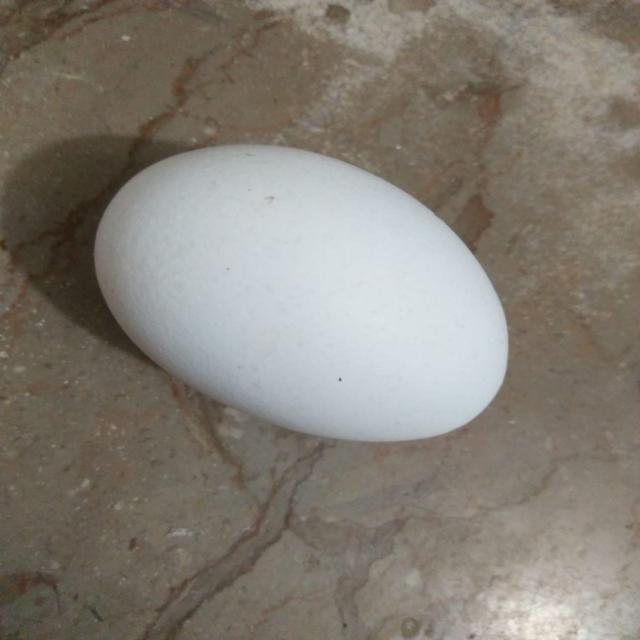
#> input picture Dataset/egg.v1i.folder/test/egg/not_damaged_101_jpg.rf.479d12a2b41a5ec6d718dcdabd14b0c9.jpg, 640 x 640 px
$ python -i task2_pixel_classifier.py   (imports and definitions only)   (older library calls are emulated)
#> lines starting #> are read from the running program, lines starting #| are printed output that depends on the picture
#> further down, picture is the input picture: shape (640, 640, 3); mean B, G, R 117.3, 126.4, 132.2
"""Train and evaluate a classical pixel classifier using Task 1 masks."""

from __future__ import annotations

import argparse
import csv
import hashlib
from pathlib import Path

import cv2
import numpy as np
from sklearn.ensemble import RandomForestClassifier

from task2_classical import (
    DEFAULT_MANIFEST,
    DEFAULT_REFERENCE_DIR,
    PROJECT_ROOT,
    calculate_metrics,
    make_comparison_overlay,
)


FEATURE_NAMES = ("Lab_L", "Lab_a", "Lab_b", "local_std", "gradient")


# [18 lines left out: functions parse_args, reference_path_for, not called in this run]


def feature_image(image_bgr: np.ndarray) -> np.ndarray:
    lab = cv2.cvtColor(image_bgr, cv2.COLOR_BGR2LAB).astype(np.float32) / 255.0
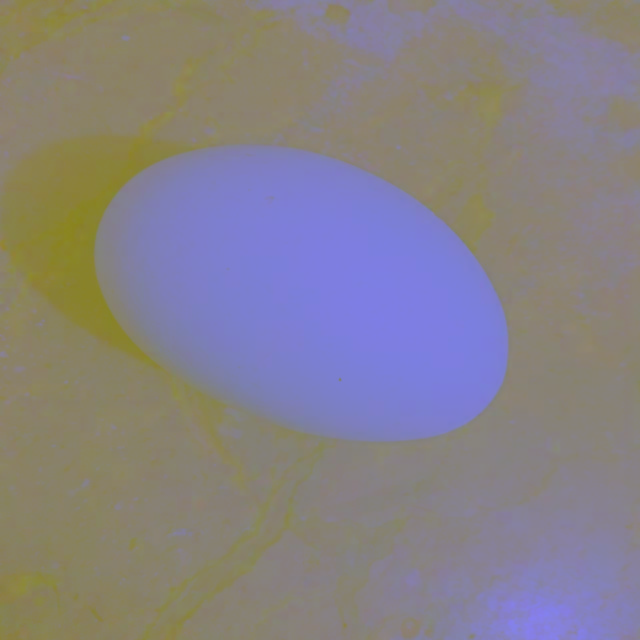
#> lab: shape (640, 640, 3) float32; mean B, G, R 0.527, 0.505, 0.526
    gray = cv2.cvtColor(image_bgr, cv2.COLOR_BGR2GRAY).astype(np.float32) / 255.0
    local_mean = cv2.boxFilter(gray, cv2.CV_32F, (9, 9))
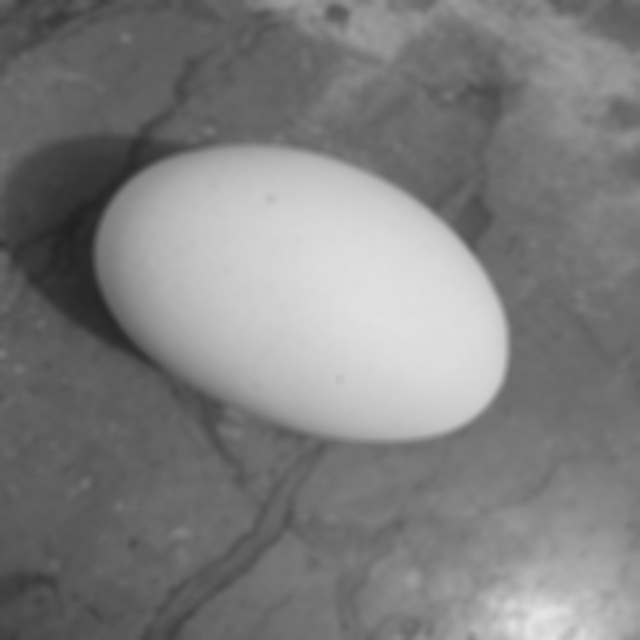
#> local_mean: shape (640, 640) float32; min 0.131, max 0.898, mean 0.498
    local_square_mean = cv2.boxFilter(gray * gray, cv2.CV_32F, (9, 9))
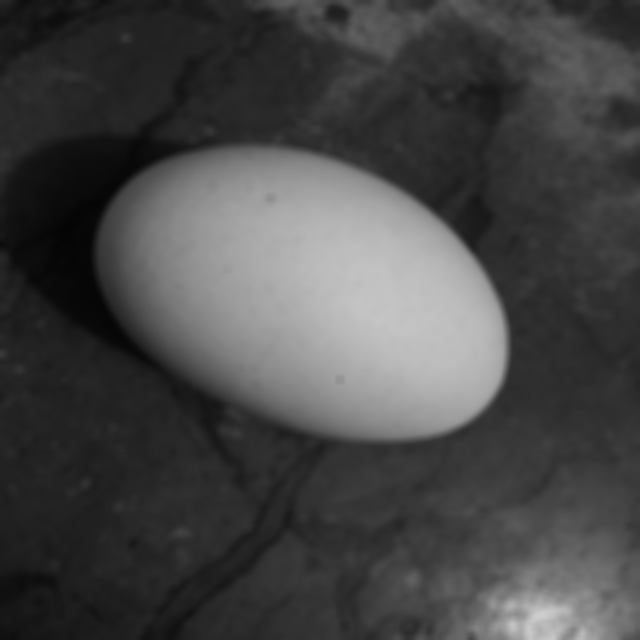
#> local_square_mean: shape (640, 640) float32; min 0.0172, max 0.807, mean 0.278
    local_std = np.sqrt(np.maximum(local_square_mean - local_mean * local_mean, 0.0))
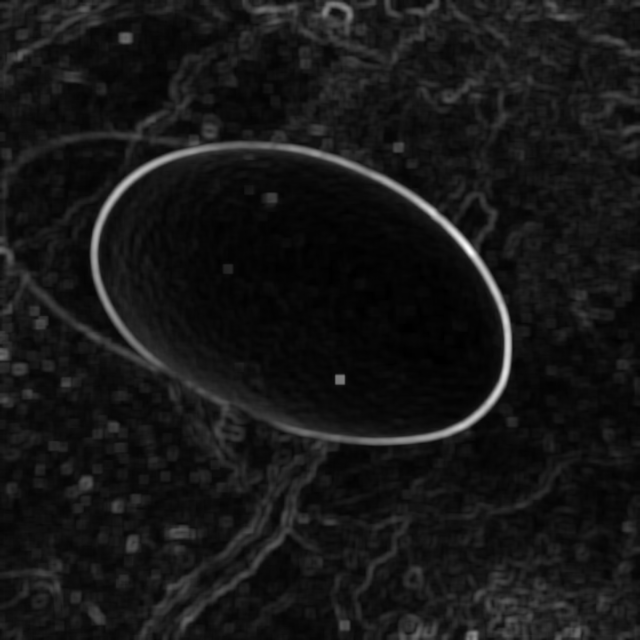
#> local_std: shape (640, 640) float32; min 0, max 0.182, mean 0.0164; drawn with min black and max white
    grad_x = cv2.Sobel(gray, cv2.CV_32F, 1, 0, ksize=3)
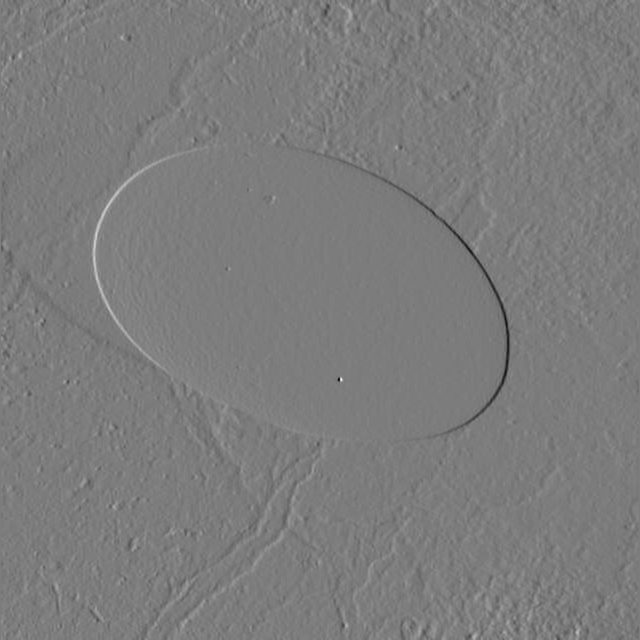
#> grad_x: shape (640, 640) float32; min -1.25, max 1.31, mean 0.00148; drawn with min black and max white
    grad_y = cv2.Sobel(gray, cv2.CV_32F, 0, 1, ksize=3)
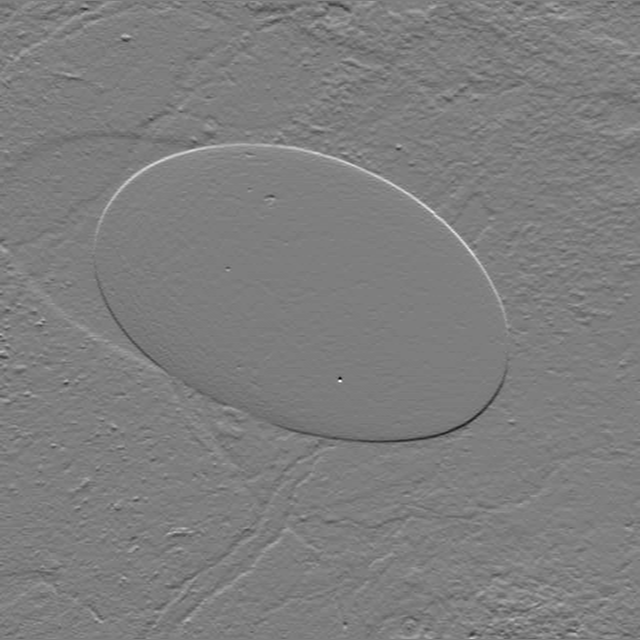
#> grad_y: shape (640, 640) float32; min -1.07, max 1.1, mean 0.000723; drawn with min black and max white
    gradient = cv2.magnitude(grad_x, grad_y)
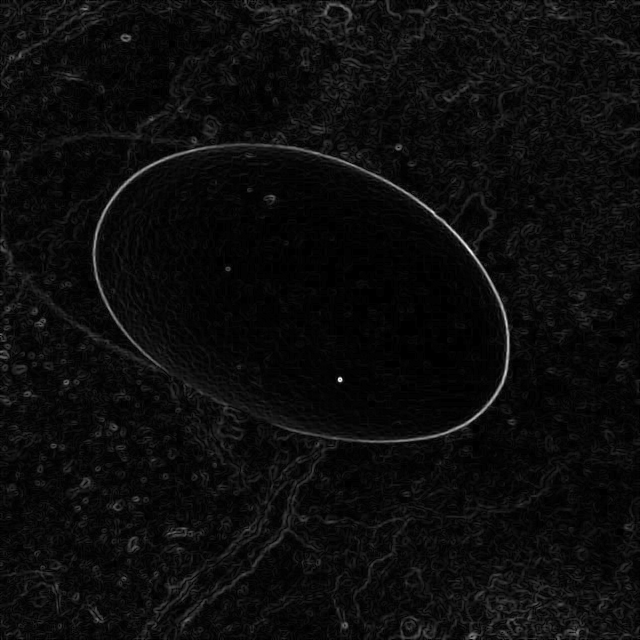
#> gradient: shape (640, 640) float32; min 0, max 1.33, mean 0.0653; drawn with min black and max white
    return np.dstack((lab, local_std, gradient)).astype(np.float32)


# [132 lines left out: functions split_dev_by_group, sample_training_pixels, fit_pixel_model, predict_mask, main, not called in this run]


# [2 lines not run here, left out]

>>> import cv2
>>> picture = cv2.imread('../Dataset/egg.v1i.folder/test/egg/not_damaged_101_jpg.rf.479d12a2b41a5ec6d718dcdabd14b0c9.jpg')
>>> result = feature_image(picture)

$ run again, on Dataset/egg.v1i.folder/test/egg/not_damaged_14_jpg.rf.dc96559078b03433d2b65e5055904af1.jpg
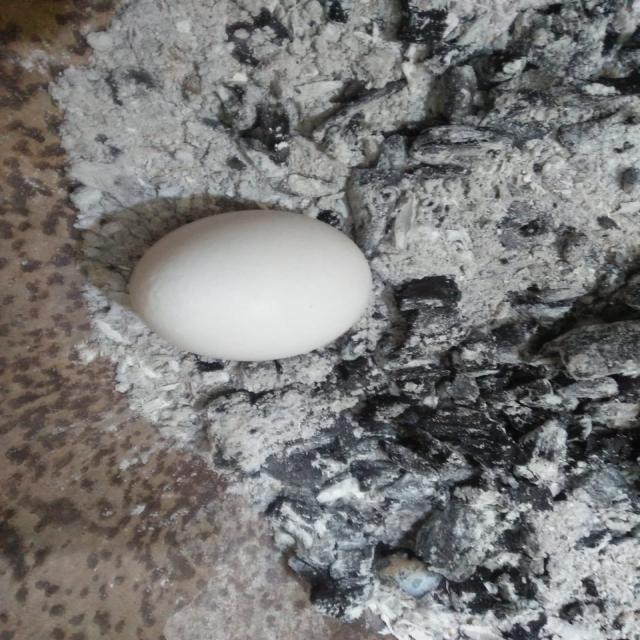
#> input picture Dataset/egg.v1i.folder/test/egg/not_damaged_14_jpg.rf.dc96559078b03433d2b65e5055904af1.jpg, 640 x 640 px
#> picture is the input picture: shape (640, 640, 3); mean B, G, R 119.6, 120.5, 121.6
#> in feature_image, `grad_y = cv2.Sobel(gray, cv2.CV_32F, 0, 1, ksize=3)`:
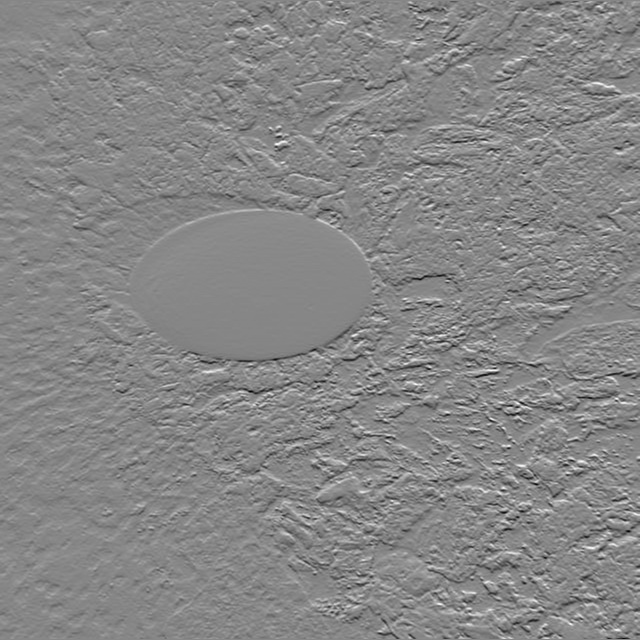
#> grad_y: shape (640, 640) float32; min -2.45, max 2.19, mean 0.00105; drawn with min black and max white
#> in feature_image, `gradient = cv2.magnitude(grad_x, grad_y)`:
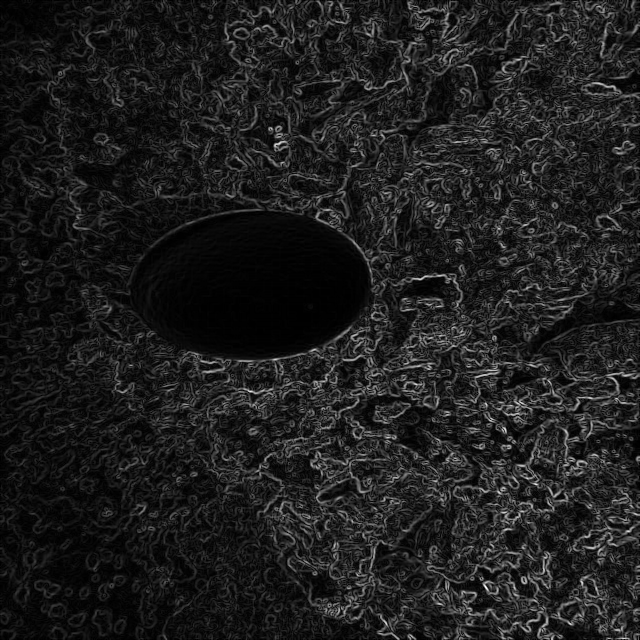
#> gradient: shape (640, 640) float32; min 0, max 2.69, mean 0.324; drawn with min black and max white

$ run again, on Dataset/egg.v1i.folder/test/egg/not_damaged_152_jpg.rf.a57edb18d395ce87e23f7abccbd1ad69.jpg
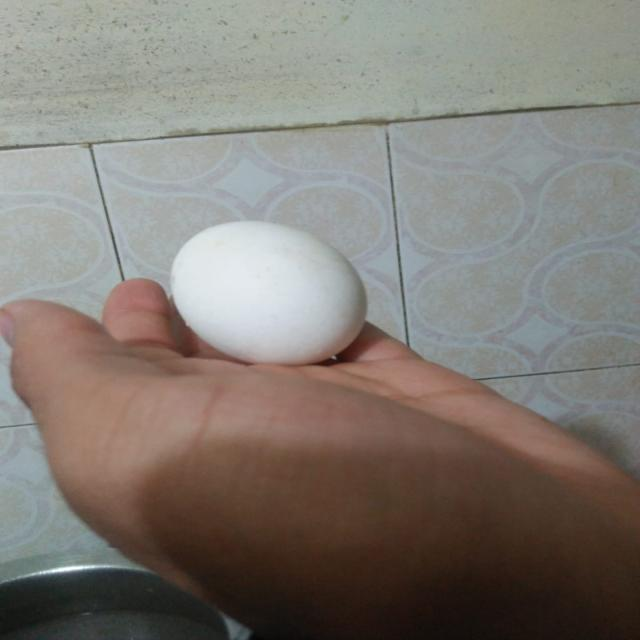
#> input picture Dataset/egg.v1i.folder/test/egg/not_damaged_152_jpg.rf.a57edb18d395ce87e23f7abccbd1ad69.jpg, 640 x 640 px
#> picture is the input picture: shape (640, 640, 3); mean B, G, R 116.5, 122.8, 128.8
#> in feature_image, `grad_y = cv2.Sobel(gray, cv2.CV_32F, 0, 1, ksize=3)`:
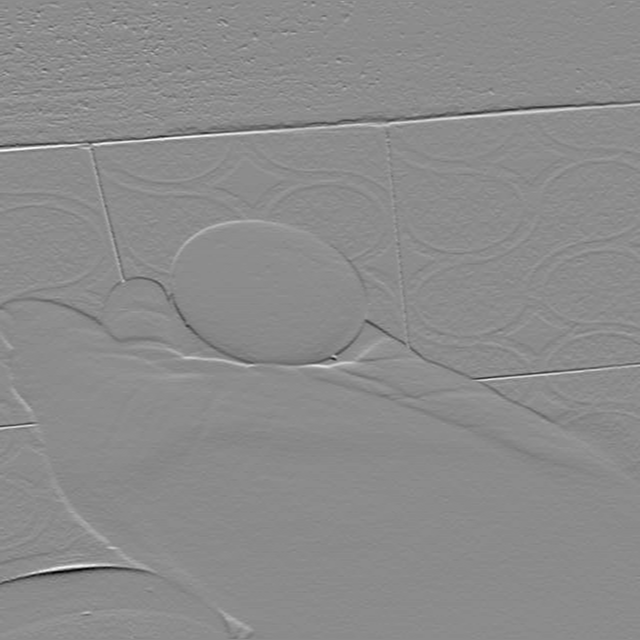
#> grad_y: shape (640, 640) float32; min -1.68, max 1.38, mean -0.00654; drawn with min black and max white
#> in feature_image, `gradient = cv2.magnitude(grad_x, grad_y)`:
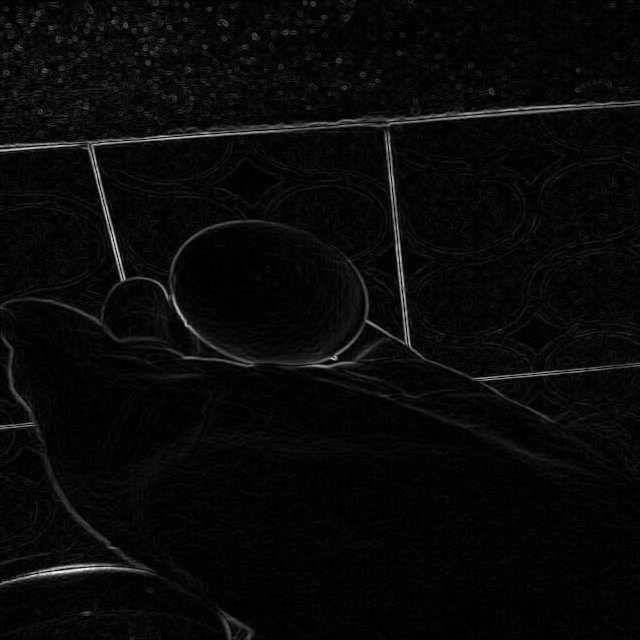
#> gradient: shape (640, 640) float32; min 0, max 1.72, mean 0.0647; drawn with min black and max white

$ run again, on Dataset/egg.v1i.folder/test/egg/not_damaged_153_jpg.rf.ea842e70f08e63e69bbcc74f1bc143a8.jpg
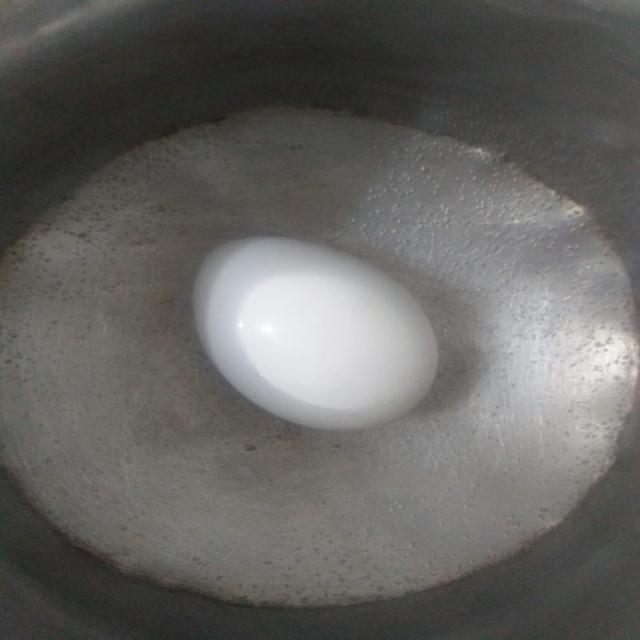
#> input picture Dataset/egg.v1i.folder/test/egg/not_damaged_153_jpg.rf.ea842e70f08e63e69bbcc74f1bc143a8.jpg, 640 x 640 px
#> picture is the input picture: shape (640, 640, 3); mean B, G, R 97.5, 100, 101.1
#> in feature_image, `gradient = cv2.magnitude(grad_x, grad_y)`:
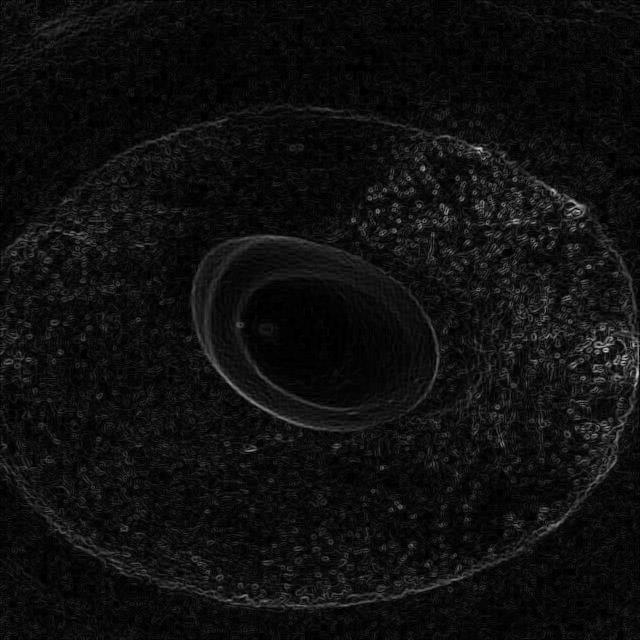
#> gradient: shape (640, 640) float32; min 0, max 0.806, mean 0.0608
